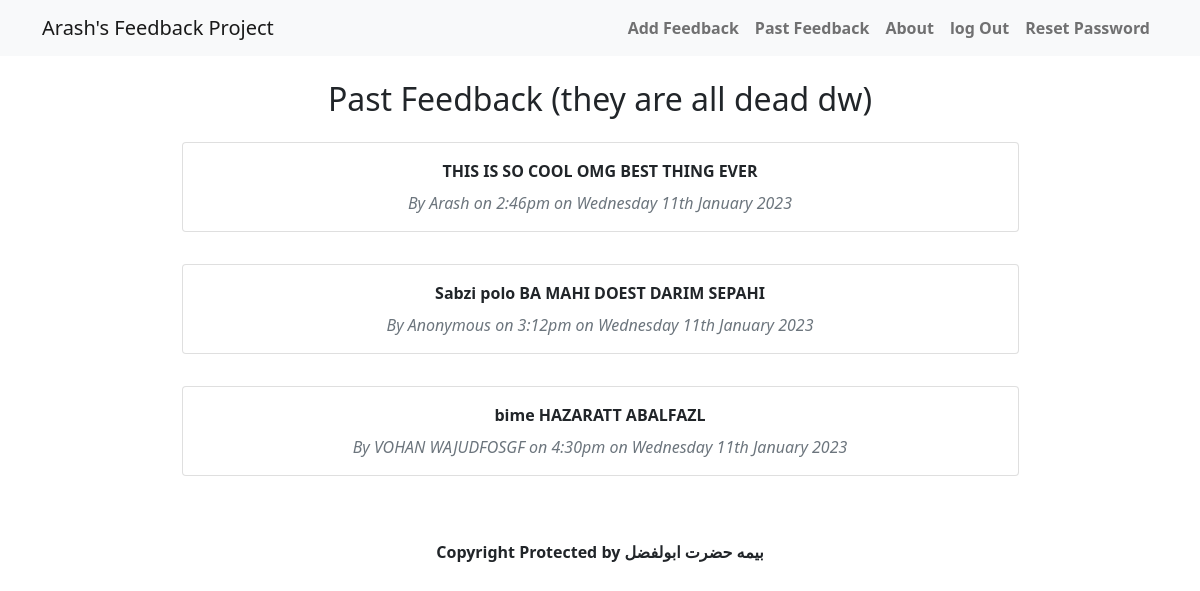
Screenshot of /feedback/feedback.php with the database file from the repository.
### tables this page shows
CREATE TABLE IF NOT EXISTS `feedback` (
  `id` int NOT NULL AUTO_INCREMENT,
  `name` varchar(255) NOT NULL,
  `email` varchar(255) NOT NULL,
  `body` text NOT NULL,
  `date` datetime NOT NULL DEFAULT CURRENT_TIMESTAMP,
  PRIMARY KEY (`id`)
);

### feedback/feedback.php (the view, shortened to what this page needs)
<?php include 'inc/header.php'; ?>
<?php
$sql = 'SELECT * FROM feedback';
$result = mysqli_query($conn, $sql);
$feedback = mysqli_fetch_all($result, MYSQLI_ASSOC);
?>
  <h2>Past Feedback (they are all dead dw)</h2>
  <?php foreach ($feedback as $item): ?>
    <div class="card my-3 w-75">
     <div class="card-body text-center fw-bold">
       <?php echo $item['body']; ?>
       <div class="text-secondary mt-2 fst-italic fw-normal">By <?php echo $item[
         'name'
       ]; ?> on <?php echo date_format(
   date_create($item['date']),
   'g:ia \o\n l jS F Y'
 ); ?></div>
     </div>
   </div>
  <?php endforeach; ?>
<?php include 'inc/footer.php'; ?>

### feedback/inc/header.php (shortened to what this page needs)
<!DOCTYPE html>
<html lang="en">
<head>
  <link href="https://cdn.jsdelivr.net/npm/bootstrap@5.0.2/dist/css/bootstrap.min.css" rel="stylesheet">
</head>
<body>
  <nav class="navbar navbar-expand-sm navbar-light bg-light mb-4">
    <div class="container">
      <a class="navbar-brand" href="#">Arash's Feedback Project</a>
      <div class="collapse navbar-collapse" id="navbarNav">
        <ul class="navbar-nav ms-auto">
          <li class="nav-item">
            <a class="nav-link fw-bold" href="./landing.php">Add Feedback</a>
          </li>
          <li class="nav-item">
            <a class="nav-link fw-bold" href="./feedback.php">Past Feedback</a>
          </li>
          <li class="nav-item">
            <a class="nav-link fw-bold" href="./about.php">About</a>
          </li>
          <li class="nav-item">
            <a class="nav-link fw-bold" href="./logout.php">log Out</a>
          </li>
          <li class="nav-item">
            <a class="nav-link fw-bold" href="./reset-password.php">Reset Password</a>
          </li>
        </ul>
      </div>
  </div>
</nav>
<main>
  <div class="container d-flex flex-column align-items-center">

### feedback/inc/footer.php (shortened to what this page needs)
</div>
</main>
<footer class="text-center mt-5 fw-bold">
  Copyright Protected by بیمه حضرت ابولفضل
</footer>
</body>
</html>

### rows the page displays
feedback: body "THIS IS SO COOL OMG BEST THING EVER", name "Arash", date "2:46pm on Wednesday 11th January 2023"
feedback: body "Sabzi polo BA MAHI DOEST DARIM SEPAHI", name "Anonymous", date "3:12pm on Wednesday 11th January 2023"
feedback: body "bime HAZARATT ABALFAZL", name "VOHAN WAJUDFOSGF", date "4:30pm on Wednesday 11th January 2023"
